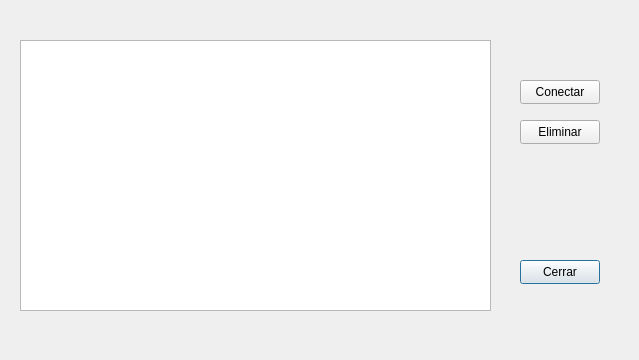
<?xml version="1.0" encoding="UTF-8"?>
<ui version="4.0">
 <class>ventanaServidores</class>
 <widget class="QDialog" name="ventanaServidores">
  <property name="geometry">
   <rect>
    <x>0</x>
    <y>0</y>
    <width>639</width>
    <height>360</height>
   </rect>
  </property>
  <property name="windowTitle">
   <string>Dialog</string>
  </property>
  <widget class="QTableWidget" name="tablaServidores">
   <property name="geometry">
    <rect>
     <x>20</x>
     <y>40</y>
     <width>471</width>
     <height>271</height>
    </rect>
   </property>
  </widget>
  <widget class="QPushButton" name="pushButton">
   <property name="geometry">
    <rect>
     <x>520</x>
     <y>260</y>
     <width>80</width>
     <height>24</height>
    </rect>
   </property>
   <property name="text">
    <string>Cerrar</string>
   </property>
  </widget>
  <widget class="QPushButton" name="botonConectar">
   <property name="geometry">
    <rect>
     <x>520</x>
     <y>80</y>
     <width>80</width>
     <height>24</height>
    </rect>
   </property>
   <property name="text">
    <string>Conectar</string>
   </property>
  </widget>
  <widget class="QPushButton" name="botonEliminar">
   <property name="geometry">
    <rect>
     <x>520</x>
     <y>120</y>
     <width>80</width>
     <height>24</height>
    </rect>
   </property>
   <property name="text">
    <string>Eliminar</string>
   </property>
  </widget>
 </widget>
 <resources/>
 <connections/>
</ui>
